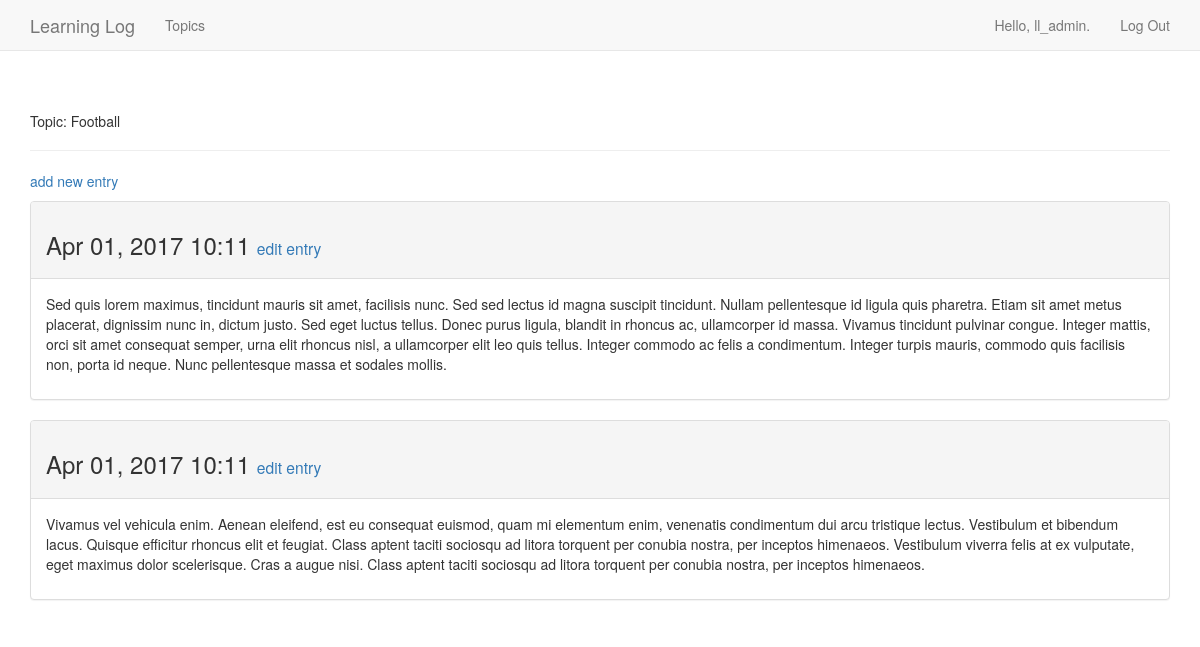
The page /topics/3/ (signed in) on the database its author committed.
### djangos_ll/models.py (models this page shows, shortened)
class Topic(models.Model):
    text = models.CharField(max_length=200)
    date_added = models.DateTimeField(auto_now_add=True)
    owner = models.ForeignKey(User)
    def __str__(self):
        return self.text

class Entry(models.Model):
    topic = models.ForeignKey(Topic)
    text = models.TextField()
    date_added = models.DateTimeField(auto_now_add=True)
    class Meta:
        verbose_name_plural = 'entries'

### djangos_ll/views.py (the view)
# urls.py: url(r'^topics/(?P<topic_id>\d+)/$', views.topic, name='topic'),
@login_required
def topic(request, topic_id):
    topic = Topic.objects.get(id=topic_id)
    entries = topic.entry_set.order_by('-date_added')
    context = { 'topic': topic, 'entries': entries }
    return render(request, 'djangos_ll/topic.html', context)

### djangos_ll/templates/djangos_ll/topic.html
{% extends "djangos_ll/base.html" %}
{% block header %}
  <p>Topic: {{ topic }}</p>
{% endblock header %}
{% block content %}
  <p>
    <a href="{% url 'djangos_ll:new_entry' topic.id %}">add new entry</a>
  </p>
  {% for entry in entries %}
    <div class="panel panel-default">
      <div class="panel-heading">
        <h3>
          {{ entry.date_added|date:'M d, Y H:i' }}
          <small>
            <a href="{% url 'djangos_ll:edit_entry' entry.id %}">edit entry</a>
          </small>
        </h3>
      </div>
      <div class="panel-body">
        {{ entry.text|linebreaks }}
      </div>
    </div>
  {% empty %}
      There are no entries for this topic yet.
  {% endfor %}
  {% endblock content %}

### djangos_ll/templates/djangos_ll/base.html (shortened to what this page needs)
{% load bootstrap3 %}
<!DOCTYPE html>
<html lang="en">
<head>
    {% bootstrap_css %}
</head>
<body>
    <nav class="navbar navbar-default navbar-static-top">
      <div class="container">
        <div class="navbar-header">
          <a class="navbar-brand" href="{% url 'djangos_ll:index' %}">Learning Log</a>
        </div>
        <div id="navbar" class="navbar-collapse collapse">
          <ul class="nav navbar-nav">
            <li><a href="{% url 'djangos_ll:topics' %}">Topics</a></li>
          </ul>
          <ul class="nav navbar-nav navbar-right">
            {% if user.is_authenticated %}
                <li><a>Hello, {{ user.username }}.</a></li>
                <li><a href="{% url 'users:logout' %}">Log Out</a></li>
            {% else %}
                 <li><a href="{% url 'users:register' %}">Register</a></li>
                 <li><a href="{% url 'users:login' %}">Log In</a></li>
            {% endif %}
          </ul>
        </div>
      </div>
    </nav>
    <div class="container">
        <div class="page-header">
            {% block header %}{% endblock header %}
        </div>
        <div>
            {% block content %}{% endblock content %}
        </div>
    </div>
</body>
</html>

### rows shown on the page
Topic: text "Football"
Entry: date_added "Apr 01, 2017 10:11", text "Sed quis lorem maximus, tincidunt mauris sit amet, facilisis nunc. Sed sed lectus id magna suscipit tincidunt. Nullam pellentesque id ligula quis pharetra. Etiam sit amet metus placerat, dignissim nunc in, dictum justo. Sed eget luctus tellus. Donec purus ligula, blandit in rhoncus ac, ullamcorper id massa. Vivamus tincidunt pulvinar congue. Integer mattis, orci sit amet consequat semper, urna elit rhoncus nisl, a ullamcorper elit leo quis tellus. Integer commodo ac felis a condimentum. Integer turpis mauris, commodo quis facilisis non, porta id neque. Nunc pellentesque massa et sodales mollis."
Entry: date_added "Apr 01, 2017 10:11", text "Vivamus vel vehicula enim. Aenean eleifend, est eu consequat euismod, quam mi elementum enim, venenatis condimentum dui arcu tristique lectus. Vestibulum et bibendum lacus. Quisque efficitur rhoncus elit et feugiat. Class aptent taciti sociosqu ad litora torquent per conubia nostra, per inceptos himenaeos. Vestibulum viverra felis at ex vulputate, eget maximus dolor scelerisque. Cras a augue nisi. Class aptent taciti sociosqu ad litora torquent per conubia nostra, per inceptos himenaeos."

### other values the page prints
{{ user.username }} "ll_admin"
